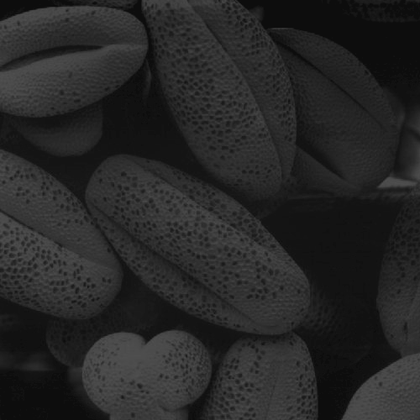
%> input picture imagens/cacau_escuro.tif, 420 x 420 px, shrunk from 500 x 500 before the run
$ octave quantiza.m   (GNU Octave 9; MATLAB toolbox functions it lacks are replaced by stand-ins)
%> lines starting %> are read from the running program, lines starting %| are printed output that depends on the picture
close all % fechar todas as janelas
clear % limpar a memória
clc % limpa a tela da área de trabalho
A=imread('../imagens/cacau_escuro.tif'); % Ler o arquivo
%> A is the input picture: size 420x420 uint8; min 10, max 81, mean 38.7
maior_cinza=max(max(A));
%> maior_cinza = 81
qtd_niveis=2;
passo=round(maior_cinza/qtd_niveis);
%> passo = 41
figure, imshow(A); % mostrar a imagem
figure, imhist(A);
%> after `imhist(A)`:
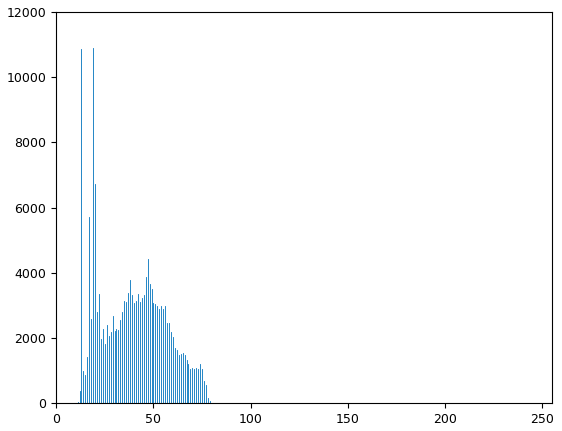
%> figure redrawn from the program's plot data; highest point at x = 19, y = 10911
[lin col]=size(A); % obtém dimensões da imagem
%> lin = 420; col = 420
for i=1:lin
  for j=1:col
    B(i,j)=round(A(i,j)/passo)*passo;
    if B(i,j)>255
     B(i,j)=255;
    else
     if B(i,j)<0
      B(i,j)=0;
      end
    end
  end
end
figure, imhist(B);
%> after `imhist(B)`:
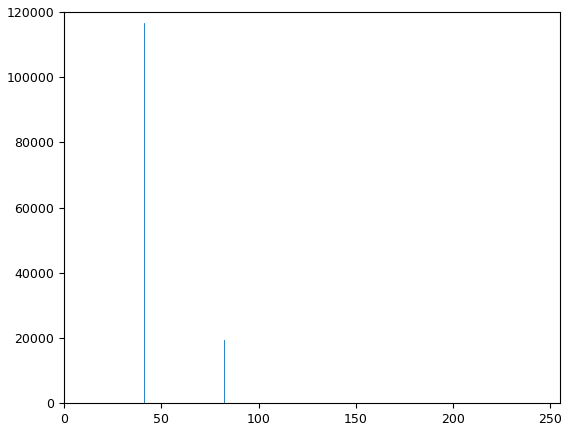
%> figure redrawn from the program's plot data; highest point at x = 41, y = 116677
figure, imshow(B);

$ run again, with imagens/batatas.tif copied over imagens/cacau_escuro.tif
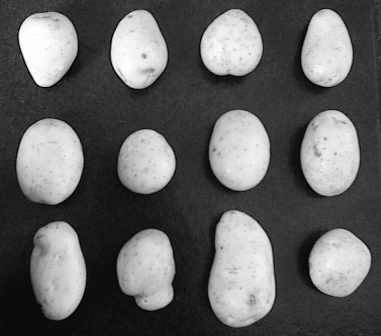
%> input picture imagens/batatas.tif, 381 x 336 px
%> A is the input picture: size 336x381 uint8; min 0, max 254, mean 98.7
%> maior_cinza = 254
%> passo = 127
%> after the loop `for i=1:lin`:
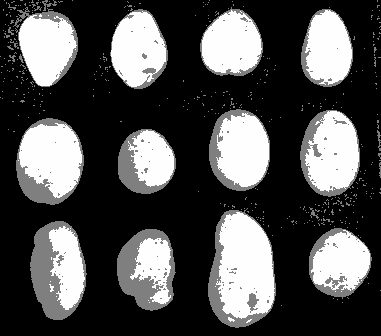
%> B: size 336x381 uint8; min 0, max 254, mean 80
%> `imhist(B)`:
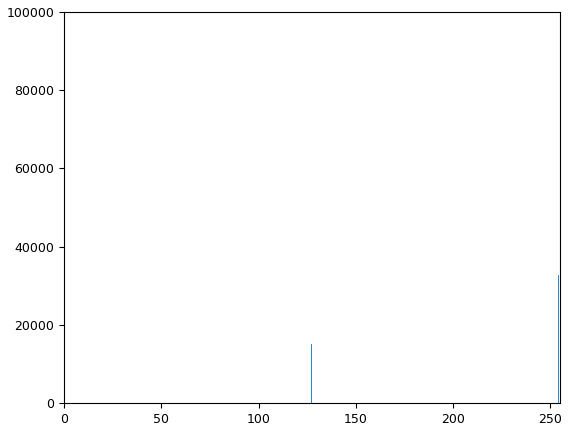
%> figure redrawn from the program's plot data; highest point at x = 0, y = 80139
